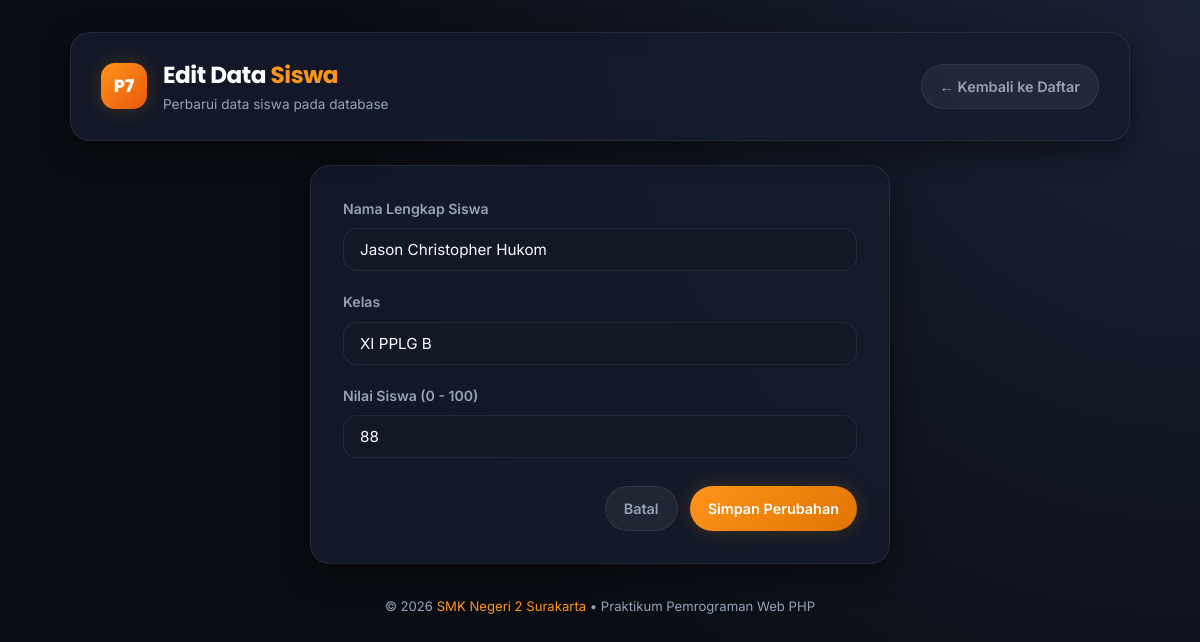
Page /edit.php?id=2 on the committed database.
### tables this page shows
CREATE TABLE IF NOT EXISTS `siswa` (
  `id` INT(11) NOT NULL AUTO_INCREMENT,
  `nama` VARCHAR(50) NOT NULL,
  `kelas` VARCHAR(20) NOT NULL,
  `nilai` INT(11) NOT NULL,
  PRIMARY KEY (`id`)
);

### edit.php (the view, shortened to what this page needs)
<?php
include "koneksi.php";
$id = isset($_GET['id']) ? (int)$_GET['id'] : 0;
$stmt = mysqli_prepare($koneksi, "SELECT * FROM siswa WHERE id = ?");
mysqli_stmt_bind_param($stmt, "i", $id);
mysqli_stmt_execute($stmt);
$result = mysqli_stmt_get_result($stmt);
$siswa = mysqli_fetch_assoc($result);
?>
<!DOCTYPE html>
<html lang="id">
<head>
    <link rel="stylesheet" href="style.css">
</head>
<body>
<div class="container">
    <header class="app-header">
        <div class="brand-wrapper">
            <div class="brand-badge">P7</div>
            <div>
                <h1 class="brand-title">Edit Data <span>Siswa</span></h1>
                <p class="brand-subtitle">Perbarui data siswa pada database</p>
            </div>
        </div>
        <div>
            <a href="index.php" class="btn btn-secondary">&larr; Kembali ke Daftar</a>
        </div>
    </header>
    <div class="form-card">
        <form action="" method="POST">
            <div class="form-group">
                <label for="nama">Nama Lengkap Siswa</label>
                <input
                    type="text"
                    id="nama"
                    name="nama"
                    class="form-control"
                    value="<?= htmlspecialchars(isset($_POST['nama']) ? $_POST['nama'] : $siswa['nama']) ?>"
                    required
                    autofocus
                >
            </div>
            <div class="form-group">
                <label for="kelas">Kelas</label>
                <input
                    type="text"
                    id="kelas"
                    name="kelas"
                    class="form-control"
                    value="<?= htmlspecialchars(isset($_POST['kelas']) ? $_POST['kelas'] : $siswa['kelas']) ?>"
                    required
                >
            </div>
            <div class="form-group">
                <label for="nilai">Nilai Siswa (0 - 100)</label>
                <input
                    type="number"
                    id="nilai"
                    name="nilai"
                    class="form-control"
                    min="0"
                    max="100"
                    value="<?= htmlspecialchars(isset($_POST['nilai']) ? $_POST['nilai'] : $siswa['nilai']) ?>"
                    required
                >
            </div>
            <div class="form-actions">
                <a href="index.php" class="btn btn-secondary">Batal</a>
                <button type="submit" class="btn btn-primary">Simpan Perubahan</button>
            </div>
        </form>
    </div>
    <footer class="app-footer">
        <p>&copy; 2026 <span>SMK Negeri 2 Surakarta</span> &bull; Praktikum Pemrograman Web PHP</p>
    </footer>
</div>
</body>
</html>

### style.css (style rules this page uses)
:root { --bg-darker: #0a0d14; --bg-dark: #0f1420; --bg-card: rgba(21, 28, 44, 0.85); --bg-card-hover: rgba(28, 37, 58, 0.9); --bg-input: #121826; --primary-orange: #ff941a; --primary-hover: #ffa83b; --primary-glow: rgba(255, 148, 26, 0.25); --accent-emerald: #10b981; --accent-cyan: #06b6d4; --accent-amber: #f59e0b; --accent-rose: #ef4444; --text-white: #f8fafc; --text-muted: #94a3b8; --border-color: rgba(255, 255, 255, 0.08); --border-hover: rgba(255, 148, 26, 0.4); --radius-sm: 8px; --radius-md: 14px; --radius-lg: 20px; --radius-pill: 9999px; --shadow-card: 0 10px 30px rgba(0, 0, 0, 0.45); --shadow-glow: 0 0 20px rgba(255, 148, 26, 0.2); }
*, *::before, *::after { box-sizing: border-box; margin: 0; padding: 0; }
body { font-family: 'Inter', -apple-system, BlinkMacSystemFont, sans-serif; background: radial-gradient(circle at top right, #1a2236 0%, var(--bg-darker) 60%); color: var(--text-white); min-height: 100vh; padding: 32px 16px; line-height: 1.6; }
.container { max-width: 1060px; margin: 0 auto; }
.app-header { background: var(--bg-card); border: 1px solid var(--border-color); border-radius: var(--radius-lg); padding: 24px 30px; box-shadow: var(--shadow-card); backdrop-filter: blur(12px); margin-bottom: 24px; display: flex; justify-content: space-between; align-items: center; flex-wrap: wrap; gap: 16px; }
.brand-wrapper { display: flex; align-items: center; gap: 16px; }
.brand-badge { background: linear-gradient(135deg, var(--primary-orange), #ea580c); color: #fff; font-weight: 800; font-family: 'Poppins', sans-serif; font-size: 1.1rem; width: 46px; height: 46px; border-radius: var(--radius-md); display: flex; align-items: center; justify-content: center; box-shadow: var(--shadow-glow); }
.brand-title { font-family: 'Poppins', sans-serif; font-size: 1.45rem; font-weight: 700; letter-spacing: -0.02em; color: #fff; }
.brand-title span { color: var(--primary-orange); }
.brand-subtitle { font-size: 0.85rem; color: var(--text-muted); }
.form-control { width: 100%; background: var(--bg-input); border: 1px solid var(--border-color); border-radius: var(--radius-md); padding: 11px 16px; font-size: 0.95rem; color: var(--text-white); outline: none; transition: border-color 0.2s, box-shadow 0.2s; font-family: inherit; }
.form-control::placeholder { color: rgba(148, 163, 184, 0.6); }
.btn { display: inline-flex; align-items: center; justify-content: center; gap: 8px; padding: 10px 18px; font-size: 0.9rem; font-weight: 600; font-family: 'Inter', sans-serif; border-radius: var(--radius-pill); text-decoration: none; border: none; cursor: pointer; transition: all 0.2s ease; white-space: nowrap; }
.btn-primary { background: linear-gradient(135deg, var(--primary-orange), #e07400); color: #fff; box-shadow: var(--shadow-glow); }
.btn-secondary { background: rgba(255, 255, 255, 0.06); border: 1px solid var(--border-color); color: var(--text-muted); }
.form-card { max-width: 580px; margin: 0 auto; background: var(--bg-card); border: 1px solid var(--border-color); border-radius: var(--radius-lg); padding: 32px; box-shadow: var(--shadow-card); }
.form-group { margin-bottom: 20px; }
.form-group label { display: block; font-size: 0.88rem; font-weight: 600; color: var(--text-muted); margin-bottom: 8px; }
.form-actions { display: flex; justify-content: flex-end; gap: 12px; margin-top: 28px; }
.app-footer { text-align: center; margin-top: 32px; font-size: 0.82rem; color: var(--text-muted); }
.app-footer span { color: var(--primary-orange); }

### rows in the picture
siswa: nama "Jason Christopher Hukom", kelas "XI PPLG B", nilai "88"
